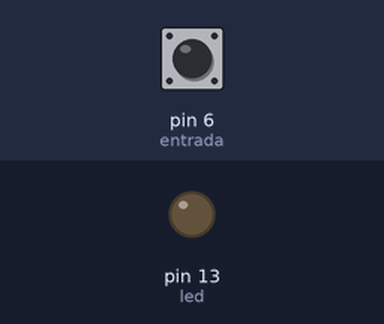
This sketch was run on a simulated Arduino Uno, built with avr-gcc and run on an emulated ATmega328P. Shown: output pins drawn as LEDs (lit = HIGH). Dashed ring = blinking. The inputs (shaded band) are chosen by the test bench; at power-on: pin 6 (entrada) HIGH.

Above: at 1.8 s.
1.9 s: pin 6 (entrada) pulled LOW for 0.15 s
At 2.3 s:
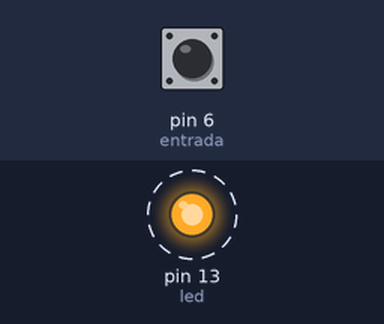
4.9 s: pin 6 (entrada) pulled LOW for 3.2 s
At 5.3 s:
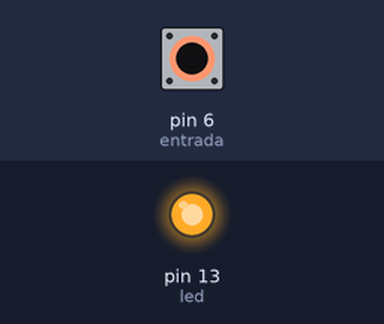
Timing chart, 0 to 10.1 s (numbered marks = the images above; inputs shaded):
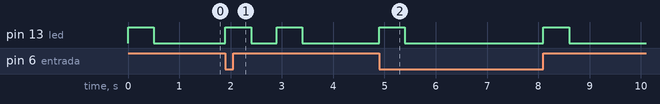

Measured:
- after the input at 1.9 s, pin 13 (led): alternates HIGH for 0.50 s and LOW for 0.50 s, 4 changes in all, then stays LOW, starting at once
- after the input at 4.9 s, pin 13 (led): alternates HIGH for 0.50 s and LOW for 2.7 s, 4 changes in all, then stays LOW, starting at once

The sketch:

sketch_apr25c.ino
```cpp
int entrada = 6;
int led = 13;
int estadoPulsador;
bool paso1 = false;
bool paso2 = false;

void setup() {
Serial.begin(9600);

pinMode(entrada,INPUT_PULLUP);
pinMode(led, OUTPUT);

}

void loop() {

estadoPulsador = digitalRead(entrada);

  if (estadoPulsador == HIGH && paso1 == false){
          digitalWrite(led, HIGH);
          delay(500);
          digitalWrite(led, LOW);
          delay(500);
          paso1=true;
          paso2=true;

  }

  if (estadoPulsador == LOW && paso2==true){
          digitalWrite(led, HIGH);
          delay(500);
          digitalWrite(led, LOW);
          delay(500);
          paso1=false;
          paso2=false;


  }


}
```
